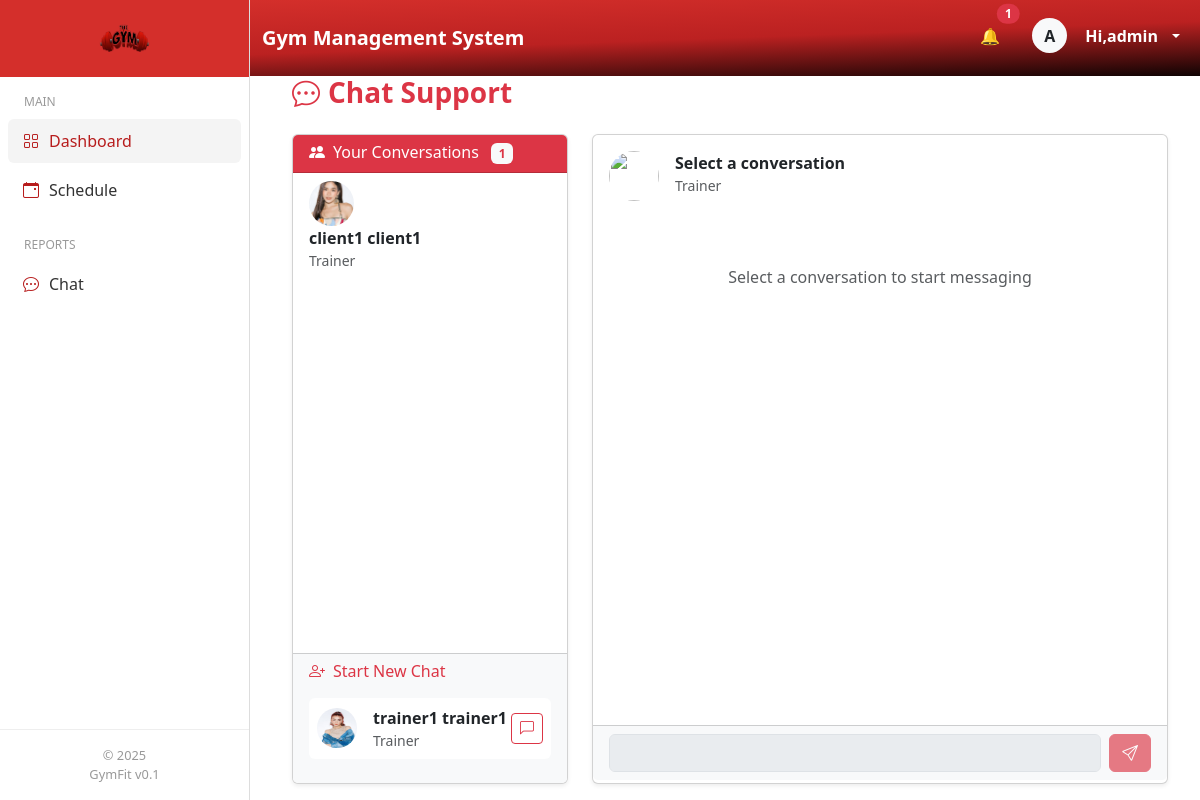
The app's page /dashboard/client/client_schedule.php (signed in) with its own data.
### tables this page shows
CREATE TABLE `conversations` (
  `id` int(11) NOT NULL,
  `user1_id` int(11) DEFAULT NULL,
  `user2_id` int(11) DEFAULT NULL,
  `created_at` timestamp NOT NULL DEFAULT current_timestamp(),
  `last_message` text DEFAULT NULL,
  `last_message_at` datetime DEFAULT NULL
);

CREATE TABLE `users` (
  `id` int(11) NOT NULL,
  `firstName` varchar(255) NOT NULL,
  `middleName` varchar(255) NOT NULL,
  `lastName` varchar(255) NOT NULL,
  `username` varchar(100) NOT NULL,
  `email` varchar(150) DEFAULT NULL,
  `contact` int(25) NOT NULL,
  `password` varchar(255) NOT NULL,
  `role` enum('admin','trainer','trainor','client','trainee','owner') NOT NULL DEFAULT 'client',
  `full_name` varchar(150) DEFAULT NULL,
  `avatar` varchar(255) DEFAULT NULL,
  `idImage` varchar(255) NOT NULL,
  `status` enum('active','inactive') DEFAULT 'active',
  `created_at` timestamp NOT NULL DEFAULT current_timestamp(),
  `active_status` enum('online','offline','busy') DEFAULT 'offline'
);

### dashboard/client/client_schedule.php (the view, shortened to what this page needs)
<?php
require_once '../../db_connect.php';
$user = $_SESSION['user'];
$user_id = (int)$user['id'];
$conversations_query = "
    SELECT
        c.id AS conversation_id,
        u.id AS opposite_id,
        CONCAT(u.firstName,' ',u.lastName) AS opposite_name,
        u.avatar,
        u.role AS opposite_role,
        u.active_status,
        c.last_message,
        c.last_message_at
    FROM conversations c
    JOIN users u
      ON u.id = IF(c.user1_id = $user_id, c.user2_id, c.user1_id)
    WHERE c.user1_id = $user_id
       OR c.user2_id = $user_id
    ORDER BY c.last_message_at DESC, c.id DESC
";
$conversations_result = $conn->query($conversations_query);
$users_query = "
    SELECT
        u.id,
        CONCAT(u.firstName,' ',u.lastName) AS name,
        u.avatar,
        u.role,
        u.active_status
    FROM users u
    WHERE u.role = 'trainer'
      AND u.id != ?
      AND NOT EXISTS (
          SELECT 1
          FROM conversations c
          WHERE
            (c.user1_id = ? AND c.user2_id = u.id)
            OR
            (c.user2_id = ? AND c.user1_id = u.id)
      )
";
$users_stmt = $conn->prepare($users_query);
$users_stmt->bind_param("iii", $user_id, $user_id, $user_id);
$users_stmt->execute();
$users_result = $users_stmt->get_result();
?>
<!DOCTYPE html>
<html lang="en">
<head>
<link href="https://cdn.jsdelivr.net/npm/bootstrap@5.3.3/dist/css/bootstrap.min.css" rel="stylesheet">
<link href="https://cdn.jsdelivr.net/npm/bootstrap-icons@1.11.3/font/bootstrap-icons.css" rel="stylesheet">
</head>
<body>
<?php include 'includes/navbar.php'; ?>
<?php include 'includes/sidebar.php'; ?>
<main>
<div class="container-fluid">
<h3 class="fw-bold mb-4 text-danger">
    <i class="bi bi-chat-dots me-2"></i>Chat Support
</h3>
<div class="row chat-container">
<div class="col-md-4">
<div class="card shadow-sm h-100">
<div class="card-header bg-danger text-white d-flex justify-content-between align-items-center">
    <h6 class="mb-0">
        <i class="bi bi-people-fill me-2"></i>Your Conversations
        <span class="badge bg-light text-danger ms-2"><?= $conversations_result->num_rows ?></span>
    </h6>
</div>
<div class="card-body p-0">
<div class="conversation-list">
<ul class="list-group list-group-flush">
<?php while ($conv = $conversations_result->fetch_assoc()):
    $avatar = "../../assets/default-avatar.png";
    if (!empty($conv['avatar'])) {
        if (file_exists("../../uploads/avatars/".$conv['avatar'])) {
            $avatar = "../../uploads/avatars/".$conv['avatar'];
        }
    }
?>
<li class="list-group-item conversation-item"
    onclick="startConversation(<?= $conv['conversation_id'] ?>, <?= $conv['opposite_id'] ?>, '<?= addslashes($conv['opposite_name']) ?>', '<?= $avatar ?>', 'Trainer')">
    <img src="<?= $avatar ?>" class="trainer-avatar me-3">
    <div>
        <strong><?= htmlspecialchars($conv['opposite_name']) ?></strong>
        <small class="text-muted d-block">Trainer</small>
    </div>
</li>
<?php endwhile; ?>
</ul>
</div>
</div>
<div class="card-footer bg-light">
<h6 class="text-danger mb-3"><i class="bi bi-person-plus me-2"></i>Start New Chat</h6>
<?php while ($u = $users_result->fetch_assoc()):
    $avatar = "../../assets/default-avatar.png";
    if (!empty($u['avatar']) && file_exists("../../uploads/avatars/".$u['avatar'])) {
        $avatar = "../../uploads/avatars/".$u['avatar'];
    }
?>
<div class="d-flex align-items-center mb-3 p-2 bg-white rounded">
    <img src="<?= $avatar ?>" width="40" height="40" class="rounded-circle me-3">
    <div class="flex-grow-1">
        <strong><?= htmlspecialchars($u['name']) ?></strong>
        <small class="text-muted d-block">Trainer</small>
    </div>
    <button class="btn btn-sm btn-outline-danger"
        onclick="startConversation(null, <?= $u['id'] ?>, '<?= addslashes($u['name']) ?>', '<?= $avatar ?>', 'Trainer')">
        <i class="bi bi-chat-left"></i>
    </button>
</div>
<?php endwhile; ?>
</div>
</div>
</div>
<div class="col-md-8">
<div class="card shadow-sm h-100">
<div class="chat-header d-flex align-items-center p-3">
    <img id="chatAvatar" src="../../assets/default-avatar.png" width="50" height="50" class="rounded-circle me-3">
    <div>
        <h6 id="chatName" class="fw-bold m-0">Select a conversation</h6>
        <small id="chatRole" class="text-muted">Trainer</small>
    </div>
</div>
<div id="chatBox" class="chat-box text-center text-muted py-5">
    Select a conversation to start messaging
</div>
<div class="card-footer bg-light">
<form id="sendMessageForm" class="d-flex gap-2">
    <input type="text" id="messageInput" class="form-control" disabled required>
    <button class="btn btn-danger" disabled><i class="bi bi-send"></i></button>
</form>
</div>
</div>
</div>
</div>
</div>
</main>
</body>
</html>

### dashboard/client/client_schedule.php (style rules this page uses)
body { background:#f8f9fa; font-family: 'Segoe UI', Tahoma, Geneva, Verdana, sans-serif; }
main { margin-top:56px; margin-left:260px; height:calc(100vh - 56px); overflow-y:auto; padding:20px; }
.chat-container { height:calc(100vh - 150px); }
.chat-box { height:calc(100% - 140px); overflow-y:auto; background:#fff; padding:15px; border-radius:0 0 8px 8px; }
.conversation-item { padding:12px; cursor:pointer; border-radius:8px; border-left:3px solid transparent; display:flex; align-items:center; }
.trainer-avatar { width:45px; height:45px; border-radius:50%; object-fit:cover; }
.conversation-list { height:400px; overflow-y:auto; }

### records on screen
conversations: user1.avatar (picture), opposite_name "client1 client1"
users: avatar (picture), name "trainer1 trainer1"

### other values on screen
$notif_count "1"
substr($client_name, 0, 1) "A"
$client_name "admin"
$conversations_result->num_rows "1"
